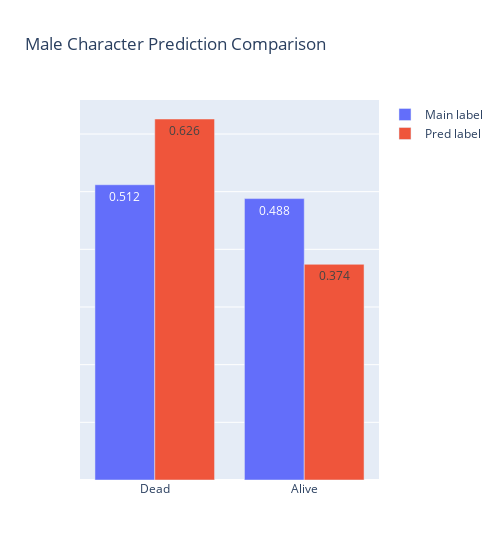
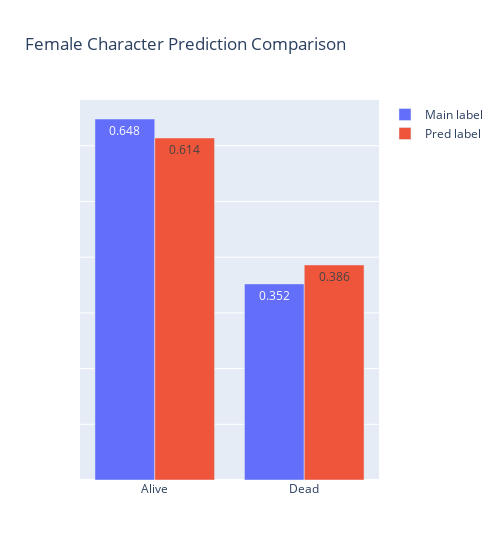

The notebook cell saved with these charts, in order:
### Code cell
gp = grouper('male')
sep_plot(gp[0], gp[1], 'male', 'Male', 'Female')

### Figure 1 — Plotly figure (JSON) as saved in the notebook; plotly's stock layout.template omitted (floating-point values rounded to 4 significant figures)
{"data": [{"name": "Main label", "text": [0.512, 0.488], "type": "bar", "x": ["Dead", "Alive"], "y": [0.512, 0.488]}, {"name": "Pred label", "text": [0.626, 0.374], "type": "bar", "x": ["Dead", "Alive"], "y": [0.626, 0.374]}], "layout": {"barmode": "group", "title": {"text": "Male Character Prediction Comparison"}, "width": 500, "yaxis": {"showticklabels": false}}}

### Figure 2 — Plotly figure (JSON) as saved in the notebook; plotly's stock layout.template omitted (floating-point values rounded to 4 significant figures)
{"data": [{"name": "Main label", "text": [0.648, 0.352], "type": "bar", "x": ["Alive", "Dead"], "y": [0.648, 0.352]}, {"name": "Pred label", "text": [0.614, 0.386], "type": "bar", "x": ["Alive", "Dead"], "y": [0.614, 0.386]}], "layout": {"barmode": "group", "title": {"text": "Female Character Prediction Comparison"}, "width": 500, "yaxis": {"showticklabels": false}}}
